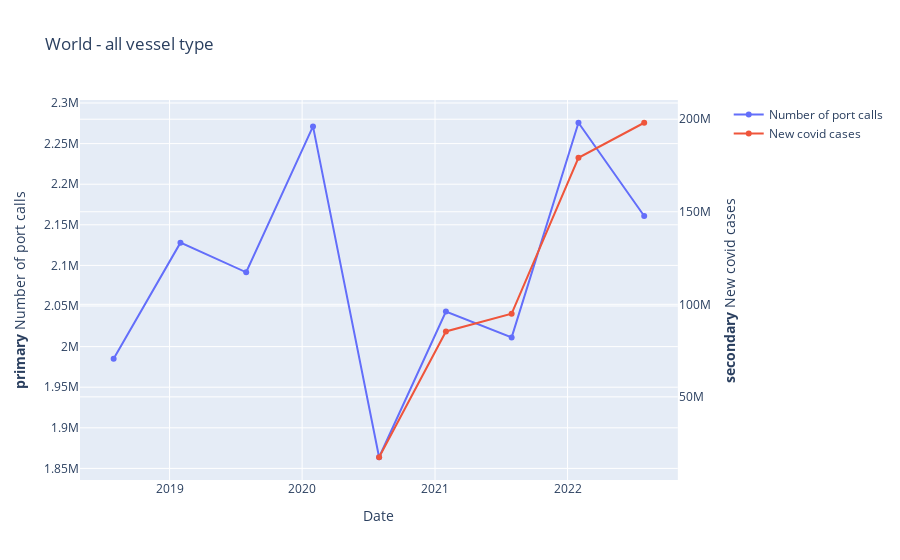

Here is the notebook cell this chart was saved with:
### Code cell
df_combined_world_calls = df_combined_world_calls[df_combined_world_calls['Vessel_Type'] == 'All ships']

# Create figure with secondary y-axis
fig = make_subplots(specs=[[{"secondary_y": True}]])

# Add traces
fig.add_trace(
    go.Scatter(x=df_combined_world_calls['date'], y=df_combined_world_calls['Number of port calls'], name="Number of port calls"),
    secondary_y=False,
)

fig.add_trace(
    go.Scatter(x=df_combined_world_calls['date'], y=df_combined_world_calls['new_cases'], name="New covid cases"),
    secondary_y=True,
)

# Add figure title
fig.update_layout(
    title_text="World - all vessel type"
)

# Set x-axis title
fig.update_xaxes(title_text="Date")

# Set y-axes titles
fig.update_yaxes(title_text="<b>primary</b> Number of port calls", secondary_y=False)
fig.update_yaxes(title_text="<b>secondary</b> New covid cases", secondary_y=True)

fig.show()

### Figure 1 — Plotly figure (JSON) as saved in the notebook; plotly's stock layout.template omitted (floating-point values rounded to 4 significant figures)
{"data": [{"name": "Number of port calls", "type": "scatter", "x": ["2018-07-31", "2019-01-31", "2019-07-31", "2020-01-31", "2020-07-31", "2021-01-31", "2021-07-31", "2022-01-31", "2022-07-31"], "xaxis": "x", "y": [1984908, 2128036, 2091516, 2271221, 1863718, 2043269, 2011317, 2275694, 2160862], "yaxis": "y"}, {"name": "New covid cases", "type": "scatter", "x": ["2018-07-31", "2019-01-31", "2019-07-31", "2020-01-31", "2020-07-31", "2021-01-31", "2021-07-31", "2022-01-31", "2022-07-31"], "xaxis": "x", "y": [null, null, null, null, 17365906, 85324365, 94959285, 179182964, 198097947], "yaxis": "y2"}], "layout": {"title": {"text": "World - all vessel type"}, "xaxis": {"anchor": "y", "domain": [0, 0.94], "title": {"text": "Date"}}, "yaxis": {"anchor": "x", "domain": [0, 1], "title": {"text": "<b>primary</b> Number of port calls"}}, "yaxis2": {"anchor": "x", "overlaying": "y", "side": "right", "title": {"text": "<b>secondary</b> New covid cases"}}}}
